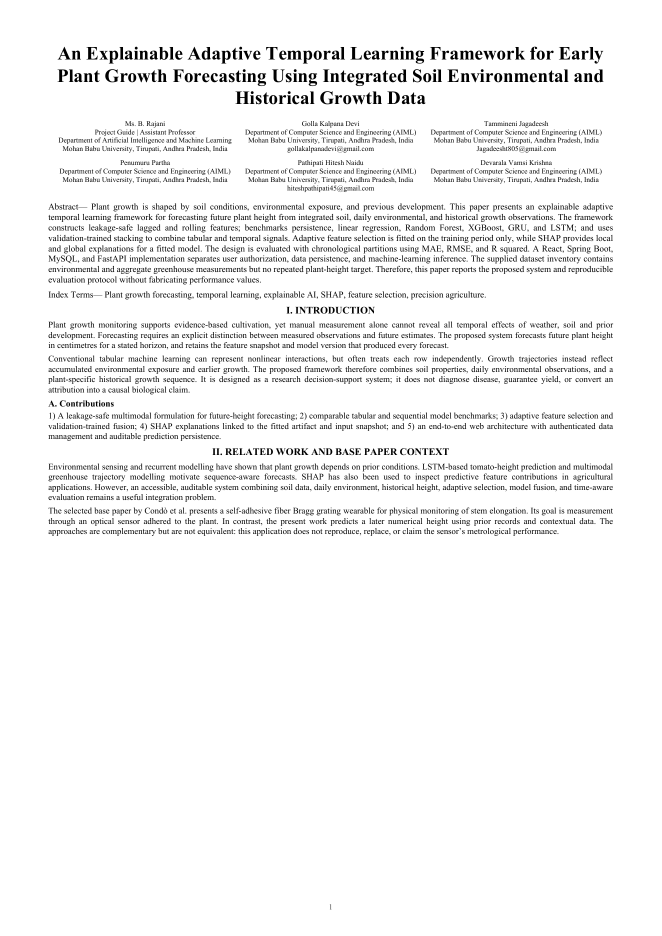
#> input picture docs/conference-paper/qa/paper-1.png, 1323 x 1871 px (shown at 1/2 size); its folder holds 4 pictures in this run
$ python contact_sheet.py
#> lines starting #> are read from the running program, lines starting #| are printed output that depends on the picture
from PIL import Image
from pathlib import Path
pages = sorted(Path('qa').glob('paper-*.png'))
thumb_width = 420
thumbs = []
for page in pages:
    image = Image.open(page).convert('RGB')
#> image is the input picture: PIL image 1323x1871 RGB; min 0, max 255, mean 243.5
    height = int(image.height * thumb_width / image.width)
#> height = 593
    thumbs.append(image.resize((thumb_width, height)))
height = max(image.height for image in thumbs)
sheet = Image.new('RGB', (thumb_width * 3, height * 2), (235, 235, 235))
#> sheet: PIL image 1260x1186 RGB; every value is 235
for index, image in enumerate(thumbs):
    sheet.paste(image, ((index % 3) * thumb_width, (index // 3) * height))
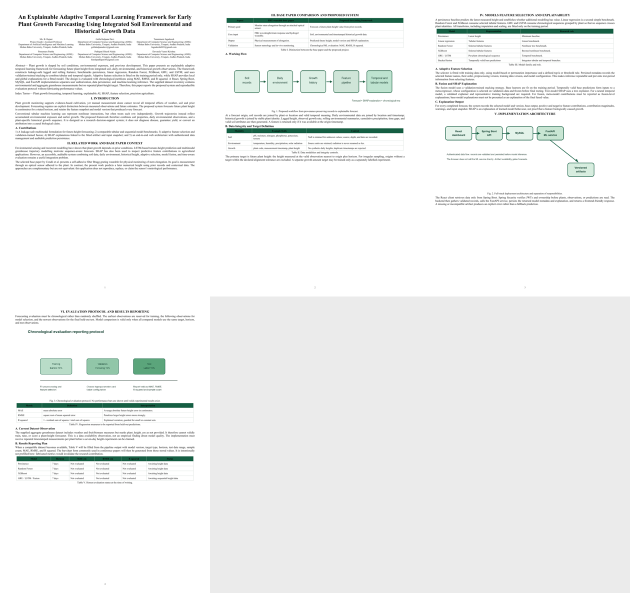
#> sheet: PIL image 1260x1186 RGB (shown at 1/2 size); mean R, G, B 239.7, 241.1, 240.5
sheet.save('qa/contact.png')
